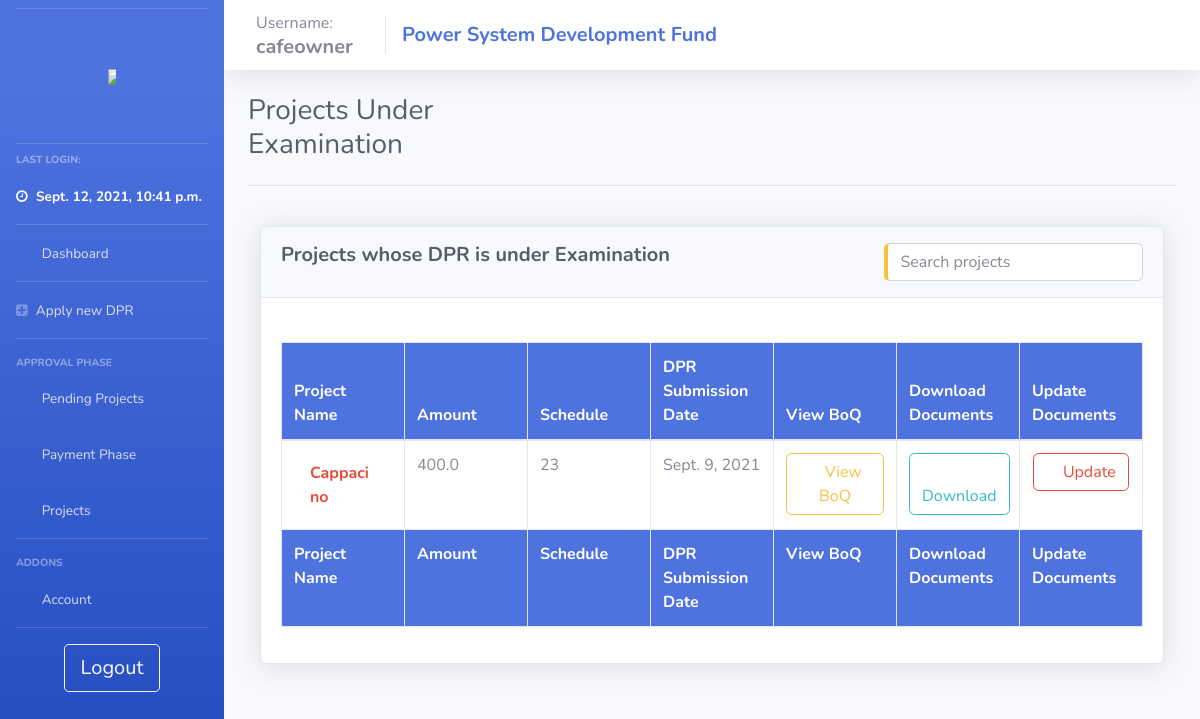
Page /under_examination/ (signed in) on the earlier database version.
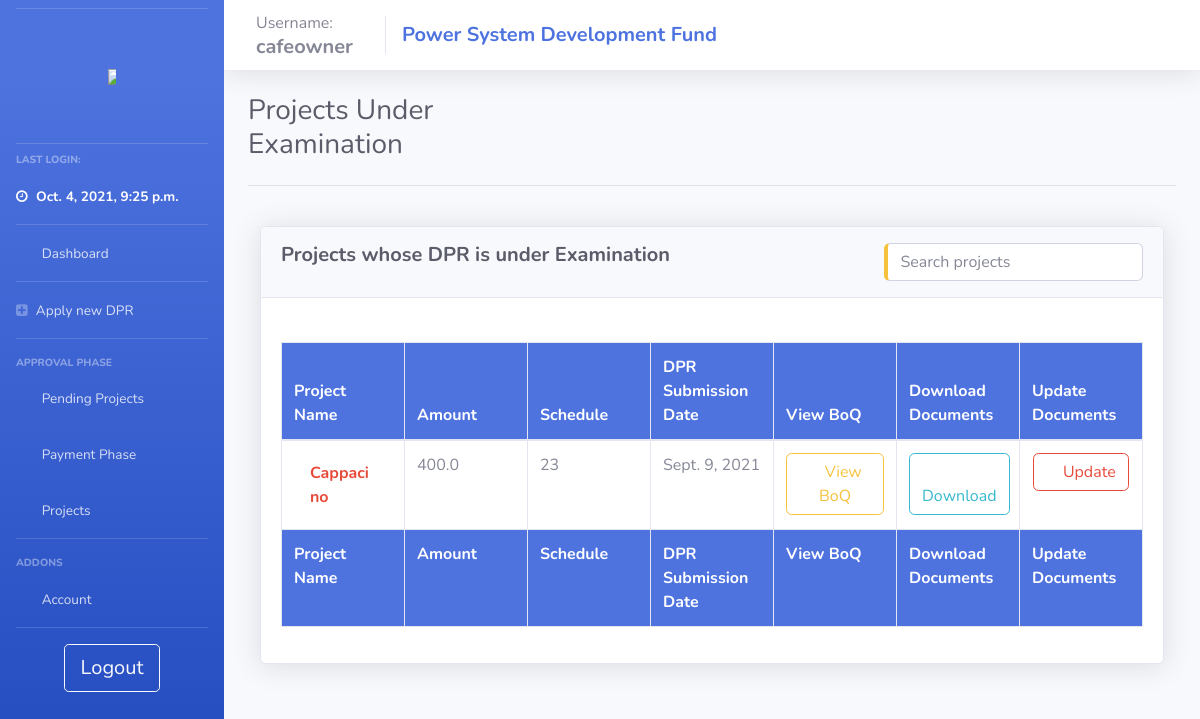
Same page on the later database version.
### psdf_main/models.py (models this page shows)
class users(models.Model):
    username = models.CharField(max_length=200, null = False, unique = True)
    password = models.CharField(max_length=200, null = True)
    nodal = models.CharField(max_length=200, null = True)
    region = models.CharField(max_length=20, null = True)
    email = models.TextField(max_length=50, null=True)
    utilname = models.CharField(max_length=400, null = True)
    contact = models.CharField(max_length=10, null = True)
    address = models.CharField(max_length=500, null = True)
    reqdate = models.DateField(auto_now_add=True,null = True)
    aprdate = models.DateField( null = True)
    lastlogin = models.DateTimeField(null = True)
    admin = models.BooleanField(default=False)
    auditor = models.BooleanField(default=False)
    active = models.BooleanField(default=False)
    activate = models.BooleanField(default=False)
    notification = models.TextField(null=True)
    tpd = models.TextField(null=True)

### psdf_main/user_pending_projects.py (the view)
# urls.py: path('under_examination/', views.under_examination, name="under_examination"),
def under_examination(request):
    if useronline(request):
        context = full_user_context(request)
        userobj = users.objects.get(id = context['user']['id'])
        projectobj = temp_projects.objects.filter(userid = userobj, deny = False)
        context['projectobj']= projectobj
        context['noprojobj']= projectobj.count()
        return render(request, 'psdf_main/_user_under_examination.html', context)
    else:
        return oops(request)

### psdf_main/helpers.py (called while the page is built)
def useronline(request):
    if (request.session.has_key('user')):
        return True
    else:
        return False

### psdf_main/templates/psdf_main/_user_under_examination.html (shortened to what this page needs)
{% extends 'psdf_main/includes/layout.html'%} {% load static %} {% block body %}
<div class="row">
    <div class="col-md-4">
        <h1 class="h3 mb-2 text-gray-800">Projects Under Examination</h1>
    </div>
    <div class="col-md-2">
    </div>
    <div class="col-md-6">
    </div>
</div>
<hr>
<br>
<div class="col-lg-12">
    <div class="card shadow mb-4">
        <div class="card-header py-3">
            <h5 class="m-0 font-weight-bold text-dark">Projects whose DPR is under Examination
                <input type="text" id="temp_proj_search" class="form-control input-text pull-right border-left-warning" onkeyup="get_temp_proj('temp_proj_search','dataTable')" placeholder="Search projects" title="Search" style="margin:auto; width: 30%;">
            </h5>
        </div>
        <div class="card-body">
            <br>
            <div class="table-responsive">
                <table class="table table-bordered table-responsive-lg table-hover" id="dataTable" width="100%" cellspacing="0" style="table-layout: fixed;
                    width: 100%;">
                    <thead class=" bg-primary text-white">
                        <tr>
                            <th>Project Name</th>
                            <th>Amount</th>
                            <th>Schedule</th>
                            <th>DPR Submission Date</th>
                            <th>View BoQ</th>
                            <th>Download Documents</th>
                            <th>Update Documents</th>
                        </tr>
                    </thead>
                    <tfoot class=" bg-primary text-white">
                        <tr>
                            <th>Project Name</th>
                            <th>Amount</th>
                            <th>Schedule</th>
                            <th>DPR Submission Date</th>
                            <th>View BoQ</th>
                            <th>Download Documents</th>
                            <th>Update Documents</th>
                        </tr>
                    </tfoot>
                    <tbody>
                        {% if not projectobj %}
                        <tr>
                            <td>Not Available</td>
                            <td>Not Available</td>
                            <td>Not Available</td>
                            <td>Not Available</td>
                            <td>Not Available</td>
                            <td>Not Available</td>
                            <td>Not Available</td>
                        </tr>
                        {% else %} {% for proj in projectobj %}
                        <tr>
                            <td><a href="#" class="nav-link font-weight-bolder text-danger ">{{proj.proname}}</a></td>
                            <td>{{proj.amountasked}}</td>
                            <td>{{proj.schedule}}</td>
                            <td>{{proj.dprsubdate}}</td>
                            <td class="text-center">
                                <a class="btn btn-outline-warning btn-responsive" href="/user_boq_view/{{proj.id}}_underexamination">
                                    <i class="fas fa-eye"></i> View BoQ
                                </a>
                            </td>
                            <td class="text-center"><button type="button" class="btn btn-outline-info btn-responsive" data-toggle="modal" data-target="#modalforDown{{proj.id}}">
                                            <i class="fas fa-download"></i> Download
                                        </button></td>
                            <td class="text-center"><button type="button" class="btn btn-outline-danger btn-responsive" data-toggle="modal" data-target="#modalforUp{{proj.id}}">
                                            <i class="fas fa-upload"></i> Update
                                        </button></td>
                        </tr>
            </div>
            {% endfor %} {% endif %}
        </div>
    </div>
</div>
{% endblock %}

### psdf_main/templates/psdf_main/includes/layout.html (shortened to what this page needs)
{% load static %}
<!DOCTYPE html>
<html>
<head>
    <link rel="stylesheet" href="{% static '/css/base.css' %}" type="text/css">
    <link href="{% static 'css/sb-admin-2.min.css' %}" rel="stylesheet" type="text/css">
    <link href="{% static 'vendor1/fontawesome-free/css/all.css' %}" rel="stylesheet" type="text/css">
    <link rel="stylesheet" href="https://cdnjs.cloudflare.com/ajax/libs/font-awesome/4.7.0/css/font-awesome.min.css">
</head>
<body id="page-top">
    <div id="wrapper">
        {% include 'psdf_main/includes/_navbar.html'%}
        <div id="content-wrapper" class="d-flex flex-column">
            <nav class="navbar navbar-expand navbar-light bg-white topbar mb-4 static-top shadow">
                <div class="sidebar-brand-text mx-3">Username:
                    <h5 class="m-0 font-weight-bold">{{user.username}}</h5>
                </div>
                <div class="navbar-brand">
                    <h5 class="m-0 font-weight-bold text-primary">Power System Development Fund</h5>
                </div>
            </nav>
            <div id="content">
                <div class="container-fluid">
                    {% block body %} {% endblock %}
                </div>
            </div>
        </div>
    </div>
</body>
</html>

### psdf_main/templates/psdf_main/includes/_navbar.html (shortened to what this page needs)
{% load static %}
<ul class="navbar-nav bg-gradient-primary sidebar sidebar-dark accordion" id="accordionSidebar">
    <hr class="sidebar-divider my-2"><br>
    <a class="sidebar-brand d-flex align-items-center justify-content-center" href="{% url ''%}">
        <div class="">
            <img src="{% static 'images/posocologo.png' %}" style="max-width:50%; max-height:50%;">
        </div>
    </a>
    <br>
    <hr class="sidebar-divider my-2">
    <div class="sidebar-heading">
        Last Login:
    </div>
    <li class="nav-item active">
        <a class="nav-link" href="/">
            <i class="fa fa-clock-o"></i>
            <span>{{user.lastlogin}}</span></a>
    </li>
    <hr class="sidebar-divider my-0">
    <li class="nav-item">
        <a class="nav-link" href="{% url '' %}">
            <i class="fas fa-fw fa-tachometer-alt"></i>
            <span>Dashboard</span></a>
    </li>
    <hr class="sidebar-divider my-0">
    <li class="nav-item">
        <a class="nav-link" href="{% url 'newdpr' %}">
            <i class="fa fa-plus-square"></i>
            <span>Apply new DPR</span></a>
    </li>
    <hr class="sidebar-divider">
    <div class="sidebar-heading">
        Approval Phase
    </div>
    <li class="nav-item">
        <a class="nav-link collapsed" href="#" data-toggle="collapse" data-target="#collapseTwo" aria-expanded="true" aria-controls="collapseTwo">
            <i class="fas fa-fw fa-cog"></i>
            <span>Pending Projects</span>
        </a>
    </li>
    <li class="nav-item">
        <a class="nav-link collapsed" href="#" data-toggle="collapse" data-target="#collapseThree" aria-expanded="true" aria-controls="collapseThree">
            <i class="fas fa-fw fa-bank"></i>
            <span>Payment Phase</span>
        </a>
    </li>
    <li class="nav-item">
        <a class="nav-link collapsed" href="#" data-toggle="collapse" data-target="#collapseUtilities" aria-expanded="true" aria-controls="collapseUtilities">
            <i class="fas fa-fw fa-wrench"></i>
            <span>Projects</span>
        </a>
    </li>
    <hr class="sidebar-divider">
    <div class="sidebar-heading">
        Addons
    </div>
    <li class="nav-item">
        <a class="nav-link collapsed" href="#" data-toggle="collapse" data-target="#collapsePages" aria-expanded="true" aria-controls="collapsePages">
            <i class="fas fa-fw fa-folder"></i>
            <span>Account</span>
        </a>
    </li>
    <hr class="sidebar-divider d-none d-md-block">
    <div class="text-center d-none d-md-inline">
        <a class="btn btn-lg btn-outline-light btn-wrap-text" href="{% url 'logout' %}"> Logout</a>
    </div>
</ul>

Differences in the rows shown:
changed users "cafeowner": lastlogin "Sept. 12, 2021, 10:41 p.m." → "Oct. 4, 2021, 9:25 p.m."
